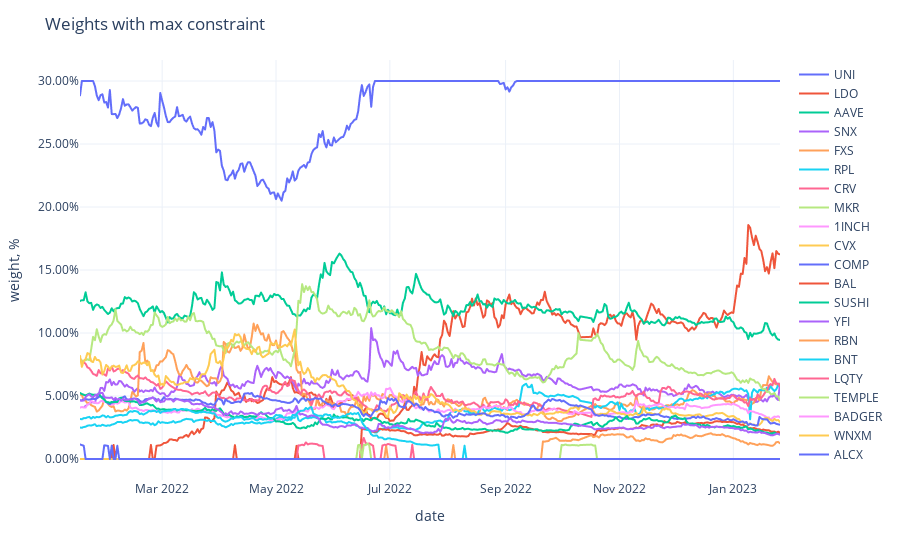

Notebook cell for this chart:
### Code cell
fig = px.line(adjusted_weights,
              labels={'value': 'weight, %', 'variable': ''})
fig.update_traces(
    hovertemplate="%{y}"
)
fig.update_yaxes(
    tickformat=".2%",
)
fig.update_xaxes(
    showspikes=True,
    spikethickness=2,
    spikedash="dot",
    spikecolor="#999999",
    spikemode="across",
)
fig.update_layout(
    hovermode="x",
    hoverdistance=100,  ## Distance to show hover label of data point
    spikedistance=1000,  ## Distance to show spike
    template='plotly_white',
    title='Weights with max constraint'
)

### Figure 1 — Plotly figure (JSON) as saved in the notebook; plotly's stock layout.template omitted (floating-point values rounded to 4 significant figures; data arrays with more than 128 entries replaced by an {"elided": "..."} marker saying what was removed)
{"data": [{"hovertemplate": "%{y}", "legendgroup": "UNI", "line": {"color": "#636efa", "dash": "solid"}, "marker": {"symbol": "circle"}, "mode": "lines", "name": "UNI", "showlegend": true, "type": "scattergl", "x": {"elided": "371 str values"}, "xaxis": "x", "y": {"elided": "371 float values"}, "yaxis": "y"}, {"hovertemplate": "%{y}", "legendgroup": "LDO", "line": {"color": "#EF553B", "dash": "solid"}, "marker": {"symbol": "circle"}, "mode": "lines", "name": "LDO", "showlegend": true, "type": "scattergl", "x": {"elided": "371 str values"}, "xaxis": "x", "y": {"elided": "371 float values"}, "yaxis": "y"}, {"hovertemplate": "%{y}", "legendgroup": "AAVE", "line": {"color": "#00cc96", "dash": "solid"}, "marker": {"symbol": "circle"}, "mode": "lines", "name": "AAVE", "showlegend": true, "type": "scattergl", "x": {"elided": "371 str values"}, "xaxis": "x", "y": {"elided": "371 float values"}, "yaxis": "y"}, {"hovertemplate": "%{y}", "legendgroup": "SNX", "line": {"color": "#ab63fa", "dash": "solid"}, "marker": {"symbol": "circle"}, "mode": "lines", "name": "SNX", "showlegend": true, "type": "scattergl", "x": {"elided": "371 str values"}, "xaxis": "x", "y": {"elided": "371 float values"}, "yaxis": "y"}, {"hovertemplate": "%{y}", "legendgroup": "FXS", "line": {"color": "#FFA15A", "dash": "solid"}, "marker": {"symbol": "circle"}, "mode": "lines", "name": "FXS", "showlegend": true, "type": "scattergl", "x": {"elided": "371 str values"}, "xaxis": "x", "y": {"elided": "371 float values"}, "yaxis": "y"}, {"hovertemplate": "%{y}", "legendgroup": "RPL", "line": {"color": "#19d3f3", "dash": "solid"}, "marker": {"symbol": "circle"}, "mode": "lines", "name": "RPL", "showlegend": true, "type": "scattergl", "x": {"elided": "371 str values"}, "xaxis": "x", "y": {"elided": "371 float values"}, "yaxis": "y"}, {"hovertemplate": "%{y}", "legendgroup": "CRV", "line": {"color": "#FF6692", "dash": "solid"}, "marker": {"symbol": "circle"}, "mode": "lines", "name": "CRV", "showlegend": true, "type": "scattergl", "x": {"elided": "371 str values"}, "xaxis": "x", "y": {"elided": "371 float values"}, "yaxis": "y"}, {"hovertemplate": "%{y}", "legendgroup": "MKR", "line": {"color": "#B6E880", "dash": "solid"}, "marker": {"symbol": "circle"}, "mode": "lines", "name": "MKR", "showlegend": true, "type": "scattergl", "x": {"elided": "371 str values"}, "xaxis": "x", "y": {"elided": "371 float values"}, "yaxis": "y"}, {"hovertemplate": "%{y}", "legendgroup": "1INCH", "line": {"color": "#FF97FF", "dash": "solid"}, "marker": {"symbol": "circle"}, "mode": "lines", "name": "1INCH", "showlegend": true, "type": "scattergl", "x": {"elided": "371 str values"}, "xaxis": "x", "y": {"elided": "371 float values"}, "yaxis": "y"}, {"hovertemplate": "%{y}", "legendgroup": "CVX", "line": {"color": "#FECB52", "dash": "solid"}, "marker": {"symbol": "circle"}, "mode": "lines", "name": "CVX", "showlegend": true, "type": "scattergl", "x": {"elided": "371 str values"}, "xaxis": "x", "y": {"elided": "371 float values"}, "yaxis": "y"}, {"hovertemplate": "%{y}", "legendgroup": "COMP", "line": {"color": "#636efa", "dash": "solid"}, "marker": {"symbol": "circle"}, "mode": "lines", "name": "COMP", "showlegend": true, "type": "scattergl", "x": {"elided": "371 str values"}, "xaxis": "x", "y": {"elided": "371 float values"}, "yaxis": "y"}, {"hovertemplate": "%{y}", "legendgroup": "BAL", "line": {"color": "#EF553B", "dash": "solid"}, "marker": {"symbol": "circle"}, "mode": "lines", "name": "BAL", "showlegend": true, "type": "scattergl", "x": {"elided": "371 str values"}, "xaxis": "x", "y": {"elided": "371 float values"}, "yaxis": "y"}, {"hovertemplate": "%{y}", "legendgroup": "SUSHI", "line": {"color": "#00cc96", "dash": "solid"}, "marker": {"symbol": "circle"}, "mode": "lines", "name": "SUSHI", "showlegend": true, "type": "scattergl", "x": {"elided": "371 str values"}, "xaxis": "x", "y": {"elided": "371 float values"}, "yaxis": "y"}, {"hovertemplate": "%{y}", "legendgroup": "YFI", "line": {"color": "#ab63fa", "dash": "solid"}, "marker": {"symbol": "circle"}, "mode": "lines", "name": "YFI", "showlegend": true, "type": "scattergl", "x": {"elided": "371 str values"}, "xaxis": "x", "y": {"elided": "371 float values"}, "yaxis": "y"}, {"hovertemplate": "%{y}", "legendgroup": "RBN", "line": {"color": "#FFA15A", "dash": "solid"}, "marker": {"symbol": "circle"}, "mode": "lines", "name": "RBN", "showlegend": true, "type": "scattergl", "x": {"elided": "371 str values"}, "xaxis": "x", "y": {"elided": "371 float values"}, "yaxis": "y"}, {"hovertemplate": "%{y}", "legendgroup": "BNT", "line": {"color": "#19d3f3", "dash": "solid"}, "marker": {"symbol": "circle"}, "mode": "lines", "name": "BNT", "showlegend": true, "type": "scattergl", "x": {"elided": "371 str values"}, "xaxis": "x", "y": {"elided": "371 float values"}, "yaxis": "y"}, {"hovertemplate": "%{y}", "legendgroup": "LQTY", "line": {"color": "#FF6692", "dash": "solid"}, "marker": {"symbol": "circle"}, "mode": "lines", "name": "LQTY", "showlegend": true, "type": "scattergl", "x": {"elided": "371 str values"}, "xaxis": "x", "y": {"elided": "371 float values"}, "yaxis": "y"}, {"hovertemplate": "%{y}", "legendgroup": "TEMPLE", "line": {"color": "#B6E880", "dash": "solid"}, "marker": {"symbol": "circle"}, "mode": "lines", "name": "TEMPLE", "showlegend": true, "type": "scattergl", "x": {"elided": "371 str values"}, "xaxis": "x", "y": {"elided": "371 float values"}, "yaxis": "y"}, {"hovertemplate": "%{y}", "legendgroup": "BADGER", "line": {"color": "#FF97FF", "dash": "solid"}, "marker": {"symbol": "circle"}, "mode": "lines", "name": "BADGER", "showlegend": true, "type": "scattergl", "x": {"elided": "371 str values"}, "xaxis": "x", "y": {"elided": "371 int values"}, "yaxis": "y"}, {"hovertemplate": "%{y}", "legendgroup": "WNXM", "line": {"color": "#FECB52", "dash": "solid"}, "marker": {"symbol": "circle"}, "mode": "lines", "name": "WNXM", "showlegend": true, "type": "scattergl", "x": {"elided": "371 str values"}, "xaxis": "x", "y": {"elided": "371 int values"}, "yaxis": "y"}, {"hovertemplate": "%{y}", "legendgroup": "ALCX", "line": {"color": "#636efa", "dash": "solid"}, "marker": {"symbol": "circle"}, "mode": "lines", "name": "ALCX", "showlegend": true, "type": "scattergl", "x": {"elided": "371 str values"}, "xaxis": "x", "y": {"elided": "371 float values"}, "yaxis": "y"}], "layout": {"hoverdistance": 100, "hovermode": "x", "legend": {"title": {"text": ""}, "tracegroupgap": 0}, "margin": {"t": 60}, "spikedistance": 1000, "title": {"text": "Weights with max constraint"}, "xaxis": {"anchor": "y", "domain": [0, 1], "showspikes": true, "spikecolor": "#999999", "spikedash": "dot", "spikemode": "across", "spikethickness": 2, "title": {"text": "date"}}, "yaxis": {"anchor": "x", "domain": [0, 1], "tickformat": ".2%", "title": {"text": "weight, %"}}}}
